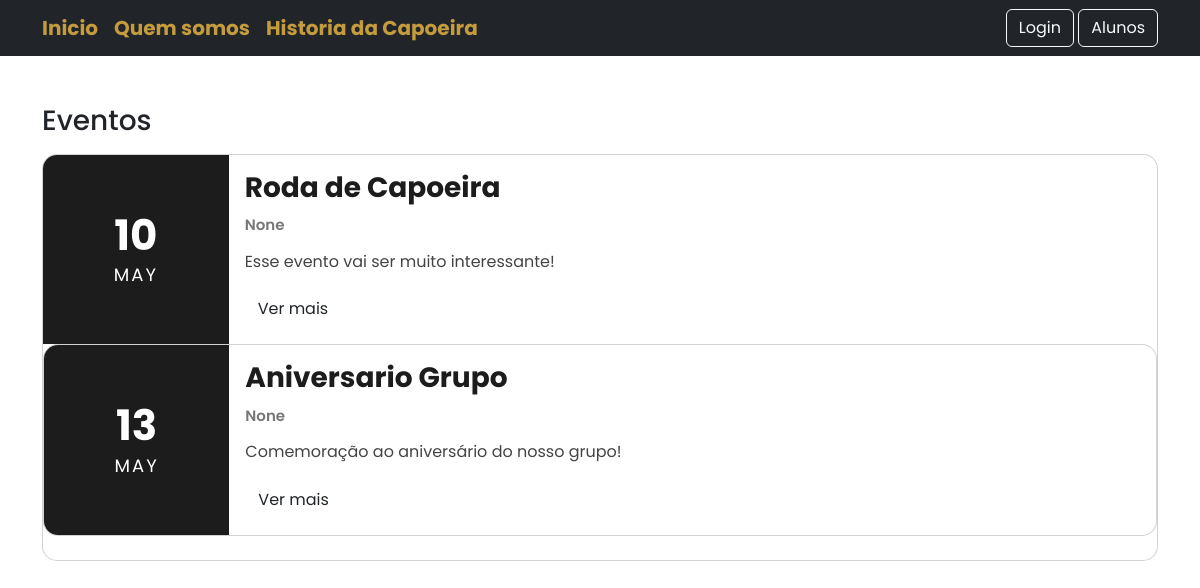
/, run on an earlier commit of the app's database.
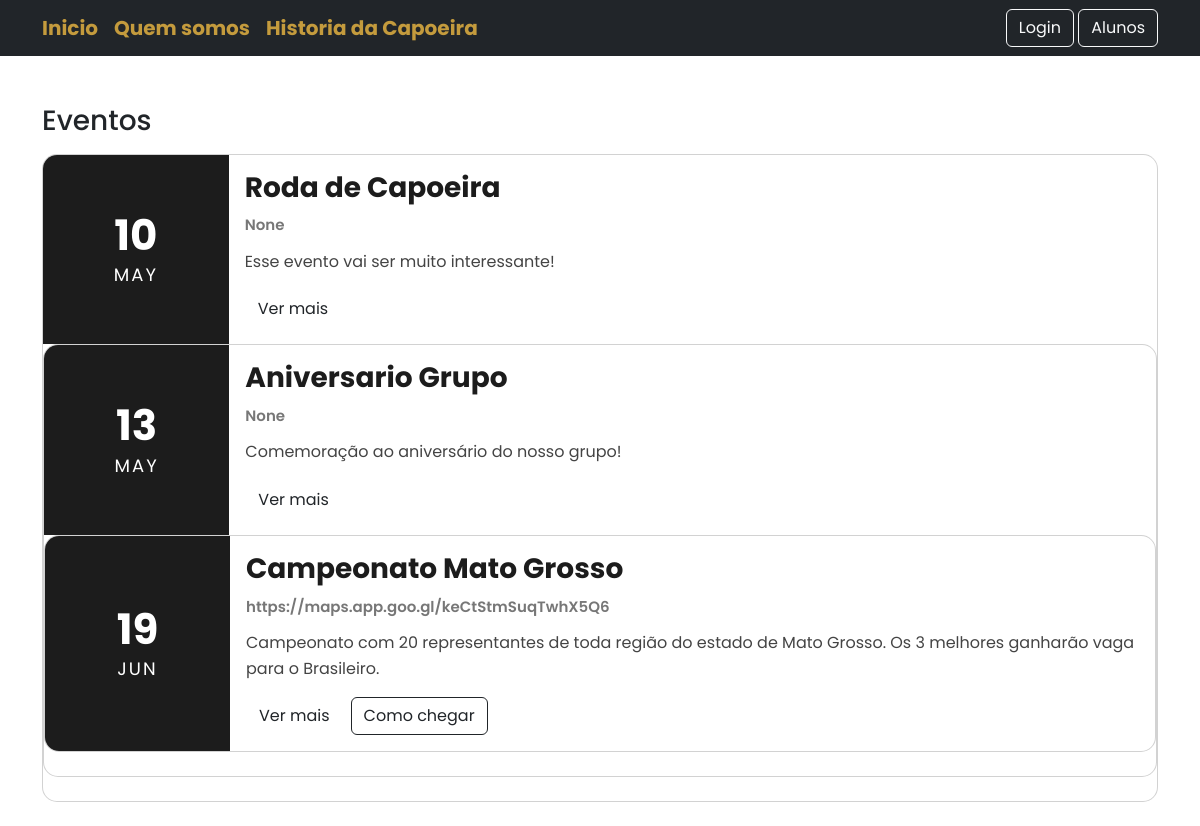
And on a later commit of the database.
### app_management/models.py (models this page shows, shortened)
class Evento(models.Model):
    nome = models.CharField(max_length=100)
    data = models.DateField()
    descricao = models.TextField()

### app_management/views.py (the view)
def dashboard(request):
    eventos = Evento.objects.all().order_by('data')
    return render(request, 'dashboard.html', {
        'eventos': eventos,
    })

### app_management/templates/dashboard.html (shortened to what this page needs)
{% extends 'home.html' %}
{% block content %}
<h3 class="mt-5 mb-3">Eventos</h3>
{% for evento in eventos %}
<div class="card evento-card mb-4">
    <div class="row g-0">
        <div class="col-md-2 evento-data">
            <h2>{{ evento.data|date:"d" }}</h2>
            <span>{{ evento.data|date:"M" }}</span>
        </div>
        <div class="col-md-10">
            <div class="card-body">
                <h3 class="evento-titulo">
                    {{ evento.nome }}
                </h3>
                <p class="evento-info">
                    {{ evento.local }}
                </p>
                <p class="evento-descricao">
                    {{ evento.descricao|default:"Sem descrição" }}
                </p>
                <div class="d-flex gap-2 mt-3">
                    <a href="{% url 'detalhe_evento' evento.id %}" class="btn btn-custom">
                        Ver mais
                    </a>
                    {% if evento.local %}
                    <a href="{{ evento.local }}" target="_blank" class="btn btn-outline-dark">
                        Como chegar
                    </a>
                    {% endif %}
                </div>
            </div>
        </div>
	{% endfor %}
    </div>
</div>
{% endblock %}

### app_management/templates/home.html (shortened to what this page needs)
{% load static %}
<!DOCTYPE html>
<html lang="pt-br">
<head>
    <link rel="stylesheet" href="{% static 'css/style.css' %}">
    <link href="https://cdn.jsdelivr.net/npm/bootstrap@5.3.0/dist/css/bootstrap.min.css" rel="stylesheet">
</head>
<body>
    <nav class="navbar navbar-expand-lg navbar-dark bg-dark">
        <div class="container">
            <div class="d-flex justify-content-btween">
                <a class="navbar-brand" href="/">Inicio</a>
                <a class="navbar-brand" href="/quem-somos/">Quem somos</a>
                <a class="navbar-brand" href="/historia-capoeira/">Historia da Capoeira</a>
            </div>
            <div>
                {% if request.user.is_authenticated %}
                    <a class="btn btn-danger" href="{% url 'logout_user' %}">Sair</a>
                {% else %}
                    <a class="btn btn-outline-light" href="{% url 'login_user' %}">Login</a>
                {% endif %}
                <a class="btn btn-outline-light" href="/alunos/">Alunos</a>
            </div>
        </div>
    </nav>
    <div class="container mt-4">
        {% block content %}
        {% endblock %}
    </div>
</body>
</html>

### app_management/static/css/style.css (style rules this page uses)
:root { --cor-primaria: #1c1c1c; --cor-secundaria: #c49b3d; --cor-fundo: #f5f5f5; --cor-texto: #333; }
html { scroll-behavior: smooth; }
body { background-color: var(--cor-fundo); color: var(--cor-texto); font-family: 'Poppins', sans-serif !important; }
.navbar { background-color: var(--cor-primaria) !important; }
.navbar .navbar-brand { color: var(--cor-secundaria) !important; font-size: 20px; font-weight: bold; }
.card { border-radius: 15px !important; }
.evento-card { border: none; border-radius: 16px; overflow: hidden; transition: 0.3s; }
.evento-data { background-color: var(--cor-primaria); color: white; display: flex; flex-direction: column; justify-content: center; align-items: center; padding: 20px; }
.evento-data h2 { font-size: 42px; font-weight: bold; margin: 0; }
.evento-data span { font-size: 18px; text-transform: uppercase; letter-spacing: 2px; }
.evento-titulo { font-size: 28px; font-weight: 700; color: var(--cor-primaria); margin-bottom: 10px; }
.evento-info { font-size: 15px; font-weight: 600; color: #777; margin-bottom: 12px; }
.evento-descricao { font-size: 16px; line-height: 1.6; color: #444; }
.btn-custom { background-color: var(--cor-secundaria); color: white; border: none; }

What changed in the data, as far as the page shows it:
added Evento: data "19", data "JUN", nome "Campeonato Mato Grosso", local "https://maps.app.goo.gl/keCtStmSuqTwhX5Q6", descricao "Campeonato com 20 representantes de toda região do estado de Mato Grosso. Os 3 melhores ganharão vaga para o Brasileiro."
